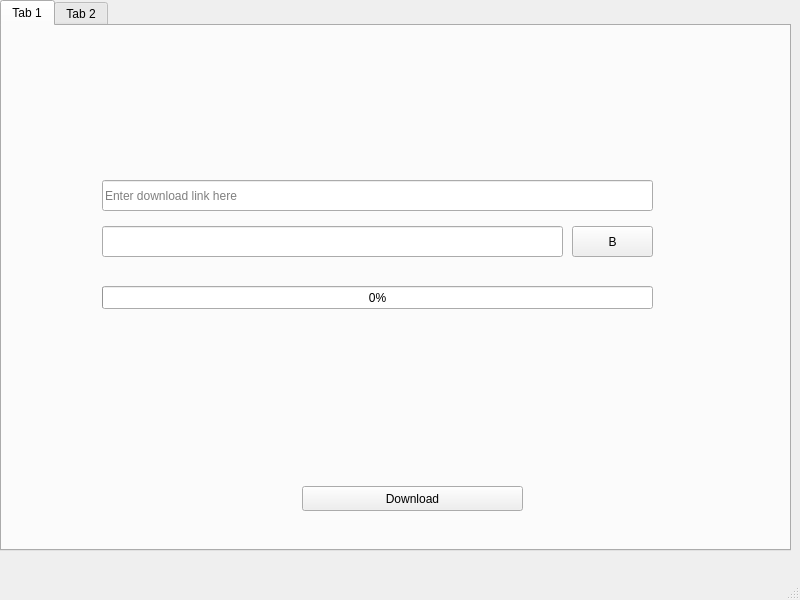
<?xml version="1.0" encoding="UTF-8"?>
<ui version="4.0">
 <class>MainWindow</class>
 <widget class="QMainWindow" name="MainWindow">
  <property name="geometry">
   <rect>
    <x>0</x>
    <y>0</y>
    <width>800</width>
    <height>600</height>
   </rect>
  </property>
  <property name="windowTitle">
   <string>MainWindow</string>
  </property>
  <widget class="QWidget" name="centralwidget">
   <widget class="QTabWidget" name="tabWidget">
    <property name="geometry">
     <rect>
      <x>0</x>
      <y>0</y>
      <width>791</width>
      <height>551</height>
     </rect>
    </property>
    <property name="currentIndex">
     <number>0</number>
    </property>
    <widget class="QWidget" name="tab">
     <attribute name="title">
      <string>Tab 1</string>
     </attribute>
     <widget class="QPushButton" name="pushButton">
      <property name="geometry">
       <rect>
        <x>300</x>
        <y>460</y>
        <width>221</width>
        <height>25</height>
       </rect>
      </property>
      <property name="text">
       <string>Download</string>
      </property>
     </widget>
     <widget class="QLineEdit" name="lineEdit">
      <property name="geometry">
       <rect>
        <x>100</x>
        <y>154</y>
        <width>551</width>
        <height>31</height>
       </rect>
      </property>
      <property name="placeholderText">
       <string>Enter download link here</string>
      </property>
     </widget>
     <widget class="QLineEdit" name="lineEdit_2">
      <property name="geometry">
       <rect>
        <x>100</x>
        <y>200</y>
        <width>461</width>
        <height>31</height>
       </rect>
      </property>
     </widget>
     <widget class="QPushButton" name="pushButton_2">
      <property name="geometry">
       <rect>
        <x>570</x>
        <y>200</y>
        <width>81</width>
        <height>31</height>
       </rect>
      </property>
      <property name="text">
       <string>B</string>
      </property>
     </widget>
     <widget class="QProgressBar" name="progressBar">
      <property name="geometry">
       <rect>
        <x>100</x>
        <y>260</y>
        <width>551</width>
        <height>23</height>
       </rect>
      </property>
      <property name="value">
       <number>0</number>
      </property>
     </widget>
    </widget>
    <widget class="QWidget" name="tab_2">
     <attribute name="title">
      <string>Tab 2</string>
     </attribute>
    </widget>
   </widget>
  </widget>
  <widget class="QMenuBar" name="menubar">
   <property name="geometry">
    <rect>
     <x>0</x>
     <y>0</y>
     <width>800</width>
     <height>22</height>
    </rect>
   </property>
  </widget>
  <widget class="QStatusBar" name="statusbar"/>
 </widget>
 <resources/>
 <connections/>
</ui>
